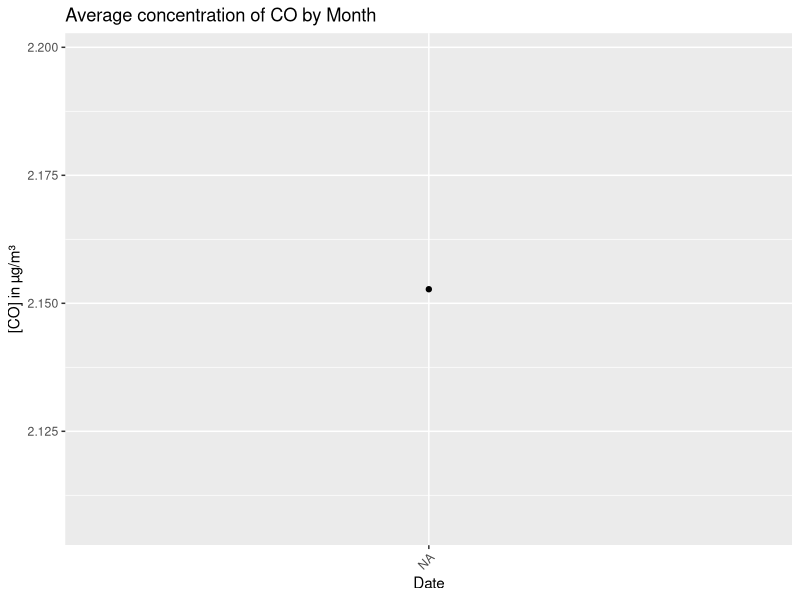
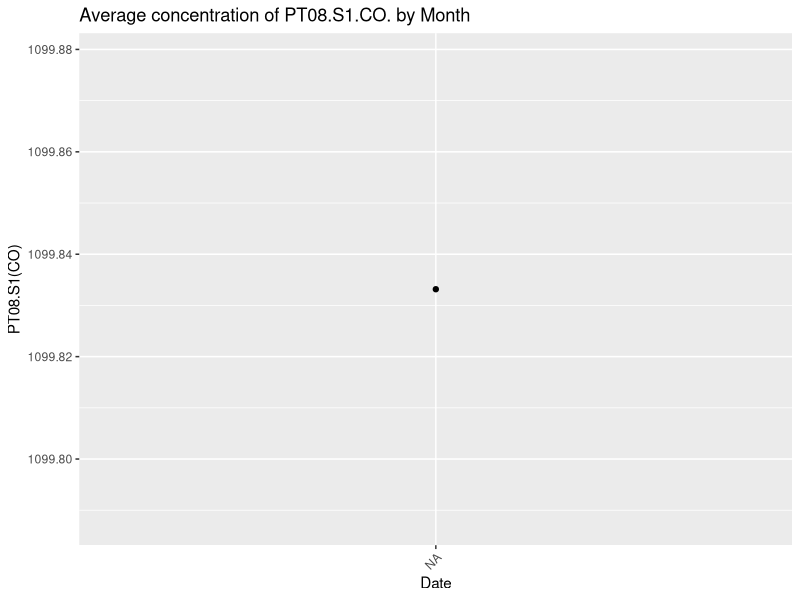
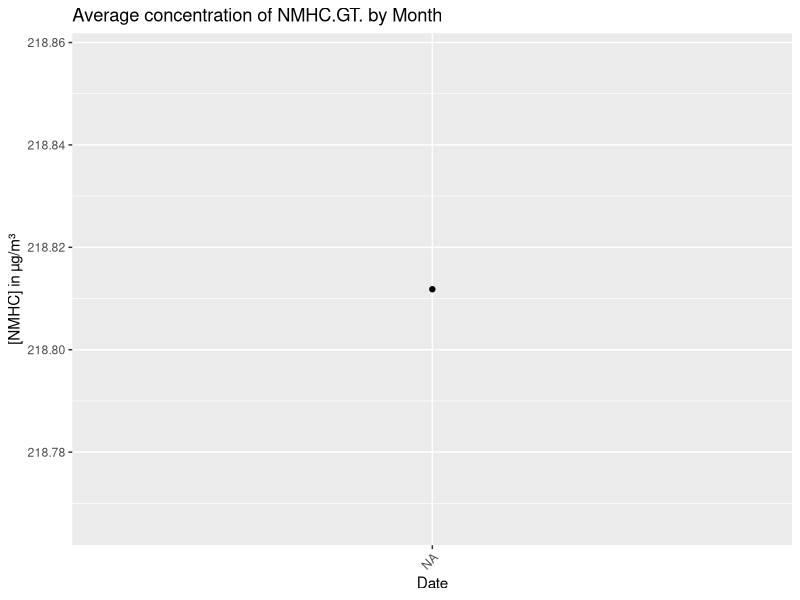
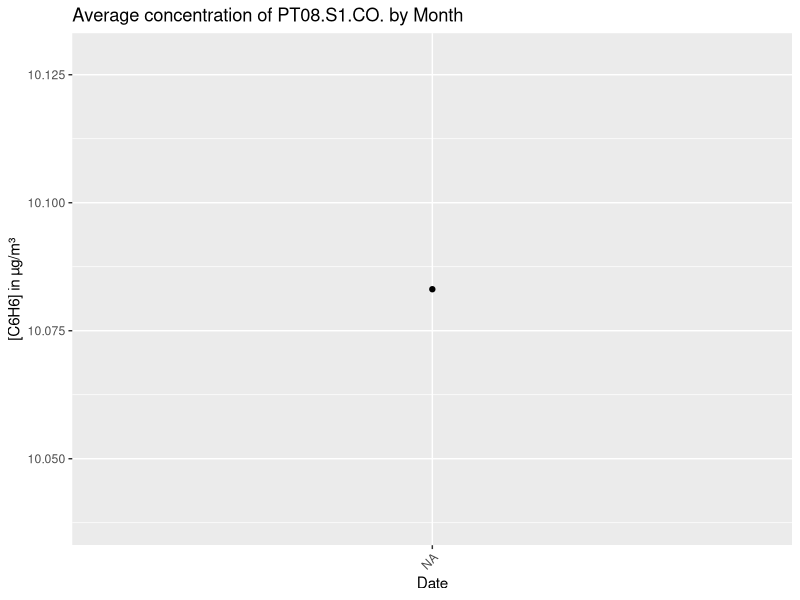
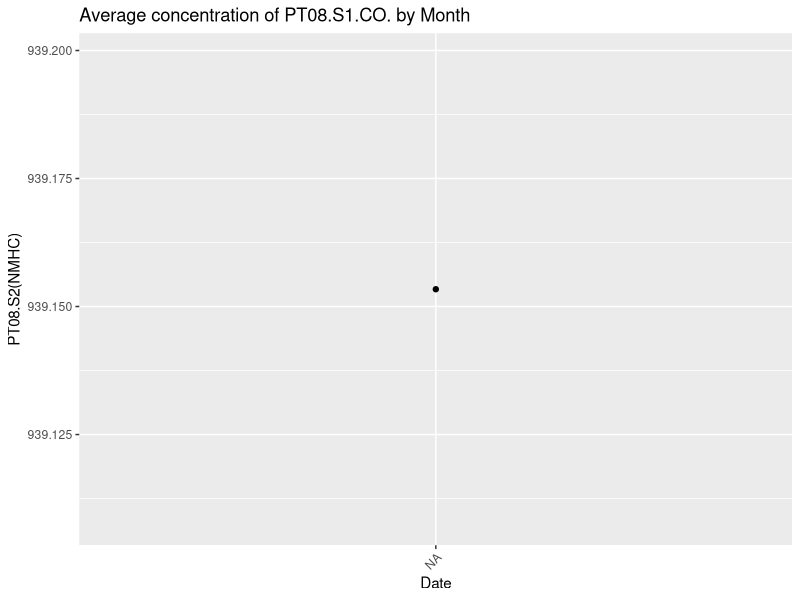
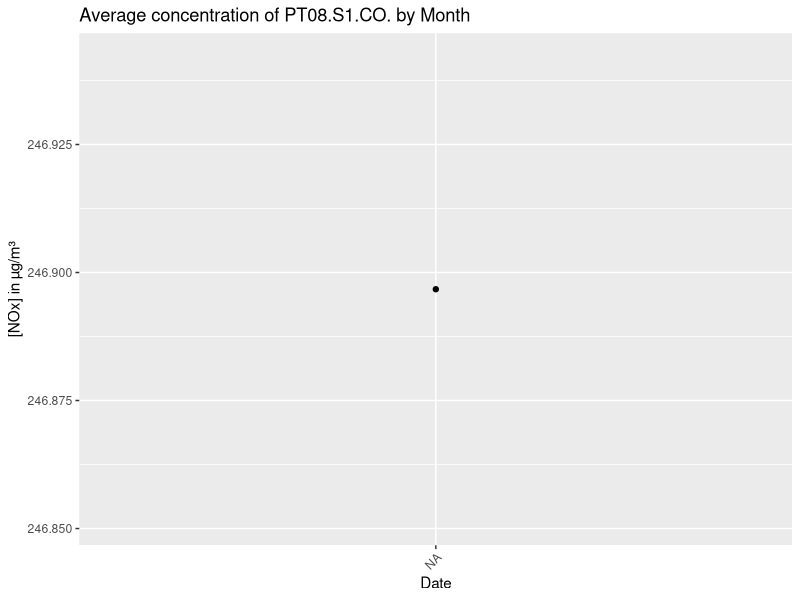
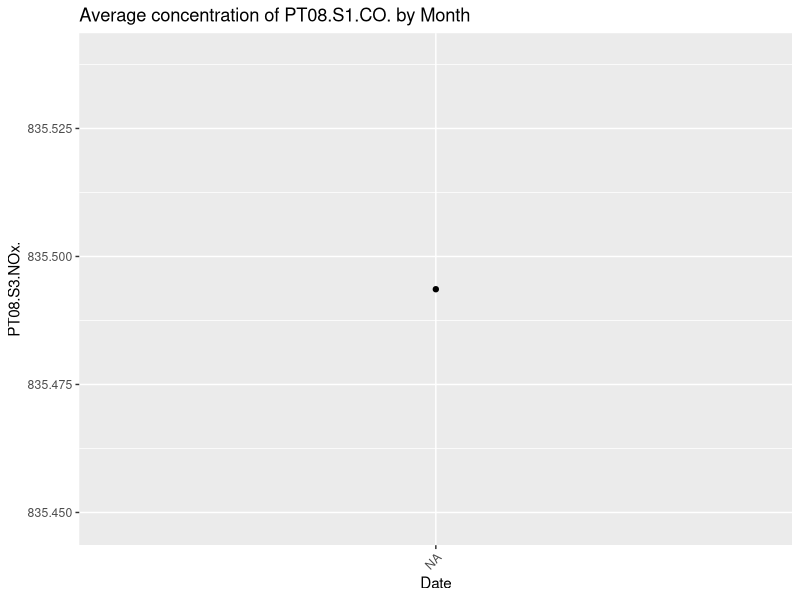
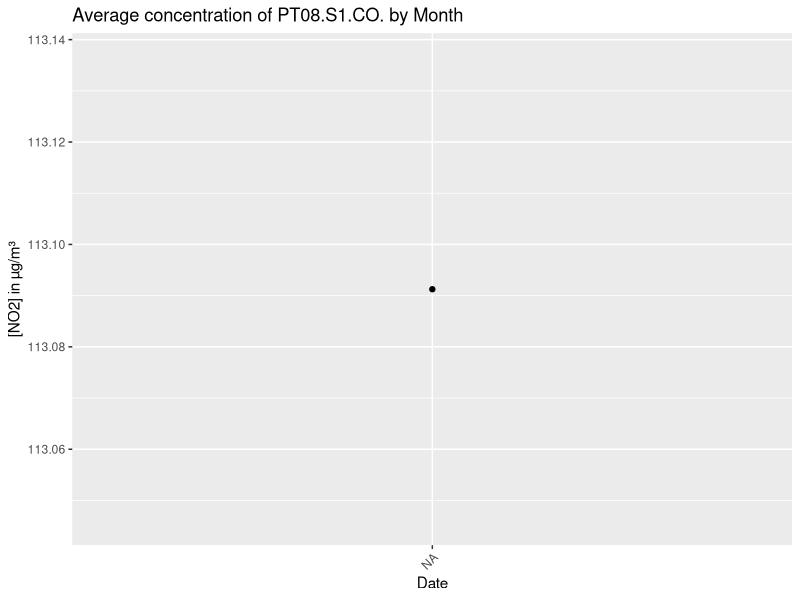

Here is the R script that generated these plots, in order:
## ---- chunk 1
#1: options(width = 50)

# Load libraries
library(readxl)
library(dplyr)
library(lubridate)
library(ggplot2)

#Read dataset
air <- read.csv("AirQualityUCI.csv")
head(air)

#Number of rows and columns
dim(air)

#Column names
colnames(air)

# Number of rows and columns
dim(air)

# Column names
colnames(air)

# Convert 'Date' column to date format
air$Date <- ymd(air$Date) # "Parse dates with *y*ear, *m*onth, and *d*ay components"
air$Date <- format(air$Date, "%Y-%m") # Formats date to YYYY-mm 

# Group by month, where the average is calculated for each numeric column across all month groups, while removing all NA values
# summarise(): creates a new condensed dataset 
airM <- air %>%
  group_by(Date) %>%
  summarise(across(where(is.numeric), ~mean(., na.rm = TRUE))
)
head(airM, 5)

#Convert 'Date' column to date format
air$Date <- mdy(air$Date)
# air$Date <- as.Date(air$Date)
air$Date <- format(air$Date, "%Y-%m")

## ---- chunk 2
#Average Concentration of CO by Month

#Clean data of NA & negative values
airM <- air %>%
  filter(!is.na(`CO.GT.`) & `CO.GT.` >= 0)

#Group by month
airM_clean <- airM %>% 
  group_by(Date) %>% 
  summarise(across(where(is.numeric), ~mean(., na.rm = TRUE)))

#Create plot for CO(GT)
ggplot(airM_clean, aes(x = Date, y = `CO.GT.`)) + geom_point() + geom_line(group = 1) + labs(title = "Average concentration of CO by Month", x = "Date", y = "[CO] in µg/m³") + theme(axis.text.x = element_text(angle = 45, hjust = 1))

#Average Concentration of PT08.S1(CO) by Month

#Clean data of NA & negative values
airM <- air %>%
  filter(!is.na(`PT08.S1.CO.`) & `PT08.S1.CO.` >= 0)

#Group by month
airM_clean <- airM %>% 
  group_by(Date) %>% 
  summarise(across(where(is.numeric), ~mean(., na.rm = TRUE)))

#Create plot for PT08.S1.CO.
ggplot(airM_clean, aes(x = Date, y = `PT08.S1.CO.`)) + geom_point() + geom_line(group = 1) + labs(title = "Average concentration of PT08.S1.CO. by Month", x = "Date", y = "PT08.S1(CO)") + theme(axis.text.x = element_text(angle = 45, hjust = 1))

#Average Concentration of NMHC(GT) by Month

#Clean data of NA & negative values
airM <- air %>%
  filter(!is.na(`NMHC.GT.`) & `NMHC.GT.` >= 0)

#Group by month
airM_clean <- airM %>% 
  group_by(Date) %>% 
  summarise(across(where(is.numeric), ~mean(., na.rm = TRUE)))

#Create plot for CO(GT)
ggplot(airM_clean, aes(x = Date, y = `NMHC.GT.`)) + geom_point() + geom_line(group = 1) + labs(title = "Average concentration of NMHC.GT. by Month", x = "Date", y = "[NMHC] in µg/m³") + theme(axis.text.x = element_text(angle = 45, hjust = 1))

#Average Concentration of C6H6(GT) by Month

#Clean data of NA & negative values
airM <- air %>%
  filter(!is.na(`C6H6.GT.`) & `C6H6.GT.` >= 0)

#Group by month
airM_clean <- airM %>% 
  group_by(Date) %>% 
  summarise(across(where(is.numeric), ~mean(., na.rm = TRUE)))

#Create plot for PT08.S1.CO.
ggplot(airM_clean, aes(x = Date, y = `C6H6.GT.`)) + geom_point() + geom_line(group = 1) + labs(title = "Average concentration of PT08.S1.CO. by Month", x = "Date", y = "[C6H6] in µg/m³") + theme(axis.text.x = element_text(angle = 45, hjust = 1))

#Average Concentration of PT08.S2(NMHC) by Month

#Clean data of NA & negative values
airM <- air %>%
  filter(!is.na(`PT08.S2.NMHC.`) & `PT08.S2.NMHC.` >= 0)

#Group by month
airM_clean <- airM %>% 
  group_by(Date) %>% 
  summarise(across(where(is.numeric), ~mean(., na.rm = TRUE)))

#Create plot for PT08.S1.CO.
ggplot(airM_clean, aes(x = Date, y = `PT08.S2.NMHC.`)) + geom_point() + geom_line(group = 1) + labs(title = "Average concentration of PT08.S1.CO. by Month", x = "Date", y = "PT08.S2(NMHC)") + theme(axis.text.x = element_text(angle = 45, hjust = 1))

#Average Concentration of NOx(GT) by Month

#Clean data of NA & negative values
airM <- air %>%
  filter(!is.na(`NOx.GT.`) & `NOx.GT.` >= 0)

#Group by month
airM_clean <- airM %>% 
  group_by(Date) %>% 
  summarise(across(where(is.numeric), ~mean(., na.rm = TRUE)))

#Create plot for PT08.S1.CO.
ggplot(airM_clean, aes(x = Date, y = `NOx.GT.`)) + geom_point() + geom_line(group = 1) + labs(title = "Average concentration of PT08.S1.CO. by Month", x = "Date", y = "[NOx] in µg/m³") + theme(axis.text.x = element_text(angle = 45, hjust = 1))

#Average Concentration of PT08.S3(NOx) by Month

#Clean data of NA & negative values
airM <- air %>%
  filter(!is.na(`PT08.S3.NOx.`) & `PT08.S3.NOx.` >= 0)

#Group by month
airM_clean <- airM %>% 
  group_by(Date) %>% 
  summarise(across(where(is.numeric), ~mean(., na.rm = TRUE)))

#Create plot for PT08.S1.CO.
ggplot(airM_clean, aes(x = Date, y = `PT08.S3.NOx.`)) + geom_point() + geom_line(group = 1) + labs(title = "Average concentration of PT08.S1.CO. by Month", x = "Date", y = "PT08.S3.NOx.") + theme(axis.text.x = element_text(angle = 45, hjust = 1))

#Average Concentration of NO2(GT) by Month

#Clean data of NA & negative values
airM <- air %>%
  filter(!is.na(`NO2.GT.`) & `NO2.GT.` >= 0)

#Group by month
airM_clean <- airM %>% 
  group_by(Date) %>% 
  summarise(across(where(is.numeric), ~mean(., na.rm = TRUE)))

#Create plot for PT08.S1.CO.
ggplot(airM_clean, aes(x = Date, y = `NO2.GT.`)) + geom_point() + geom_line(group = 1) + labs(title = "Average concentration of PT08.S1.CO. by Month", x = "Date", y = "[NO2] in µg/m³") + theme(axis.text.x = element_text(angle = 45, hjust = 1))

#Average Concentration of PT08.S4(NO2) by Month

#Clean data of NA & negative values
airM <- air %>%
  filter(!is.na(`PT08.S4.NO2.`) & `PT08.S4.NO2.` >= 0)

#Group by month
airM_clean <- airM %>% 
  group_by(Date) %>% 
  summarise(across(where(is.numeric), ~mean(., na.rm = TRUE)))

#Create plot for PT08.S1.CO.
ggplot(airM_clean, aes(x = Date, y = `PT08.S4.NO2.`)) + geom_point() + geom_line(group = 1) + labs(title = "Average concentration of PT08.S1.CO. by Month", x = "Date", y = "PT08.S4.NO2.") + theme(axis.text.x = element_text(angle = 45, hjust = 1))

#Average Concentration of PT08.S5(O2) by Month

#Clean data of NA & negative values
airM <- air %>%
  filter(!is.na(`PT08.S5.O3.`) & `PT08.S5.O3.` >= 0)

#Group by month
airM_clean <- airM %>% 
  group_by(Date) %>% 
  summarise(across(where(is.numeric), ~mean(., na.rm = TRUE)))

#Create plot for PT08.S1.CO.
ggplot(airM_clean, aes(x = Date, y = `PT08.S5.O3.`)) + geom_point() + geom_line(group = 1) + labs(title = "Average concentration of PT08.S1.CO. by Month", x = "Date", y = "PT08.S5.O3.") + theme(axis.text.x = element_text(angle = 45, hjust = 1))
